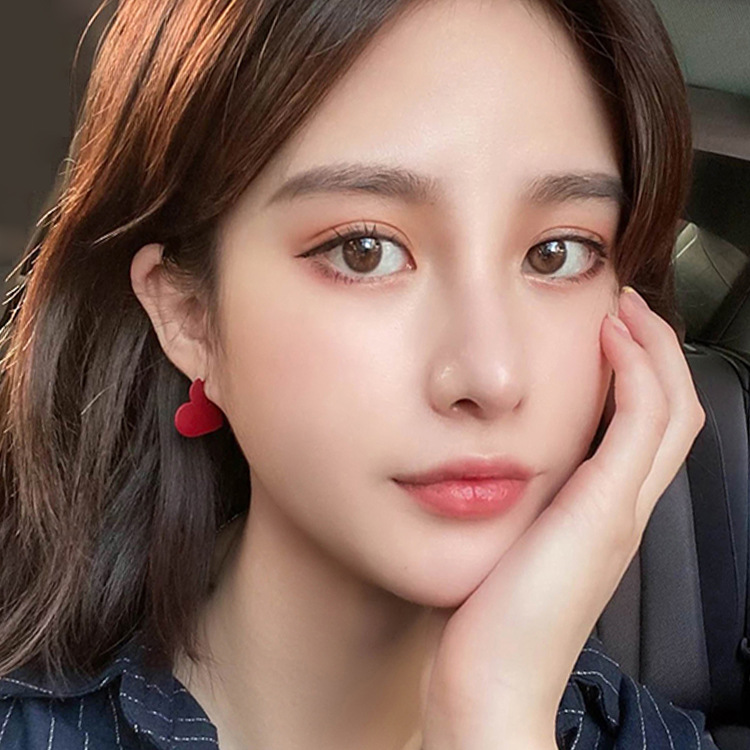
#> input picture data/iu-lizhien.jpeg, 750 x 750 px
$ python wavelet.py
#> lines starting #> are read from the running program, lines starting #| are printed output that depends on the picture
import cv2
import numpy as np
from pywt import dwt2, idwt2

"""

二维小波变换(一维和n维类似)：

# 单层变换 pywt.dwt2

pywt.dwt2(data, wavelet, mode=’symmetric’, axes=(-2, -1))
data: 输入的数据
wavelet:小波基
mode: 默认是对称的
return: (cA, (cH, cV, cD))要注意返回的值，分别为低频分量，水平高频、垂直高频、对角线高频。高频的值包含在一个tuple中。


#单层逆变换 pywt.idwt2

pywt.idwt2(coeffs, wavelet, mode, axes)
coeffs: 经小波变换后得到的各层的系数
wavelet:小波基

# 多尺度变换 wavedec2

pywt.wavedec2(data, wavelet, mode=’symmetric’, level=None, axes=(-2, -1))
data: 输入的数据
wavelet:小波基
level: 尺度（要变换多少层）
return： 返回的值要注意，每一层的高频都是包含在一个tuple中，例如三层的话返回为 [cA3, (cH3, cV3, cD3), (cH2, cV2, cD2)， (cH1, cV1, cD1)]


"""

# 读取灰度图
image = cv2.imread('data/iu-lizhien.jpeg', 0)
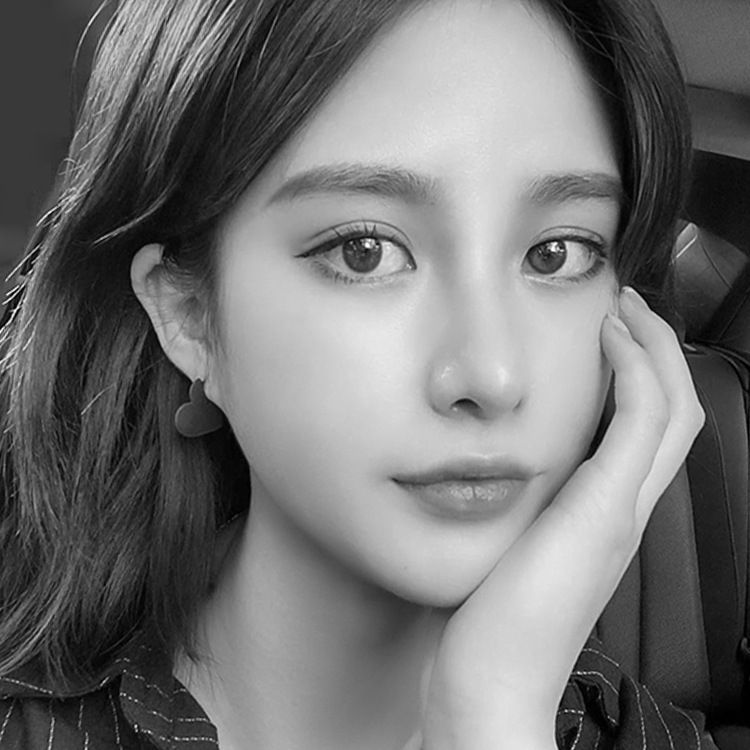
#> image: shape (750, 750); min 0, max 255, mean 113.2

# 进行haar 小波变换
cA, (cH, cV, cD) = dwt2(image, 'haar')
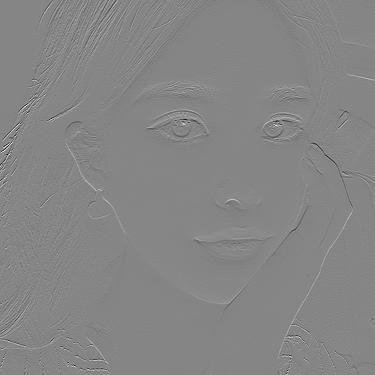
#> cH: shape (375, 375) float64; min -124, max 112.5, mean 0; drawn with min black and max white
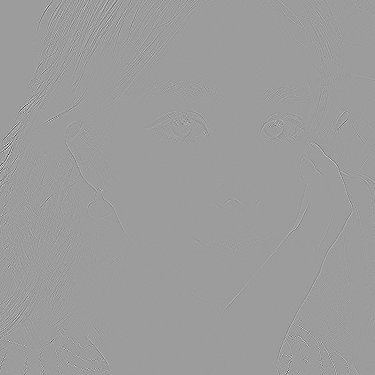
#> cD: shape (375, 375) float64; min -78.5, max 49.5, mean 0; drawn with min black and max white

# 小波变换之后，低频分量对应的图像：
cv2.imwrite('lena.png', np.uint8(cA / np.max(cA) * 255))
# 小波变换之后，水平方向高频分量对应的图像：
cv2.imwrite('lena_h.png', np.uint8(cH / np.max(cH) * 255))
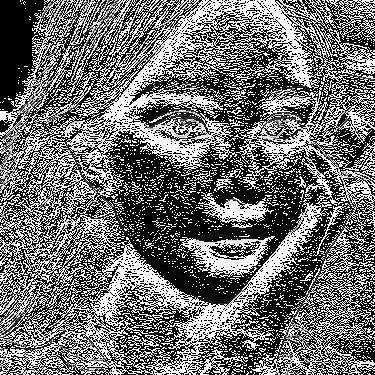
#> saved as lena_h.png: shape (375, 375); min 0, max 255, mean 112.5
# 小波变换之后，垂直平方向高频分量对应的图像：
cv2.imwrite('lena_v.png', np.uint8(cV / np.max(cV) * 255))
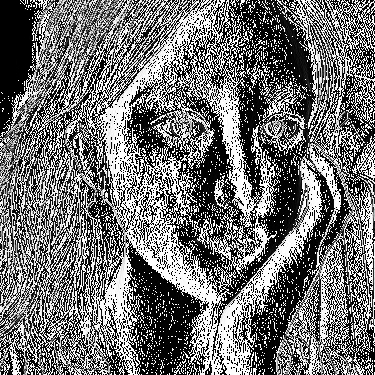
#> saved as lena_v.png: shape (375, 375); min 0, max 255, mean 114.1
# 小波变换之后，对角线方向高频分量对应的图像：
cv2.imwrite('lena_d.png', np.uint8(cD / np.max(cD) * 255))
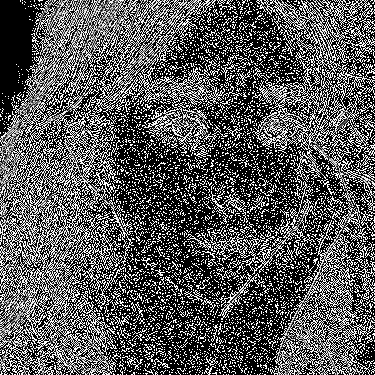
#> saved as lena_d.png: shape (375, 375); min 0, max 255, mean 89.4

# 根据小波系数重构回去的图像
rimg = idwt2((cA, (cH, cV, cD)), 'haar')
cv2.imwrite("reimage.png", rimg)
